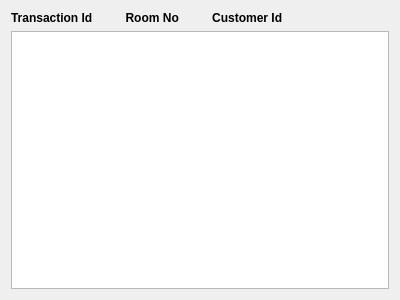
<?xml version="1.0" encoding="UTF-8"?>
<ui version="4.0">
 <class>Transaction</class>
 <widget class="QDialog" name="Transaction">
  <property name="geometry">
   <rect>
    <x>0</x>
    <y>0</y>
    <width>400</width>
    <height>300</height>
   </rect>
  </property>
  <property name="windowTitle">
   <string>Dialog</string>
  </property>
  <layout class="QVBoxLayout" name="verticalLayout_2">
   <item>
    <layout class="QVBoxLayout" name="verticalLayout">
     <item>
      <widget class="QLabel" name="label">
       <property name="font">
        <font>
         <bold>true</bold>
        </font>
       </property>
       <property name="text">
        <string>Transaction Id          Room No          Customer Id</string>
       </property>
      </widget>
     </item>
     <item>
      <widget class="QListWidget" name="listWidget"/>
     </item>
    </layout>
   </item>
  </layout>
 </widget>
 <resources/>
 <connections/>
</ui>
